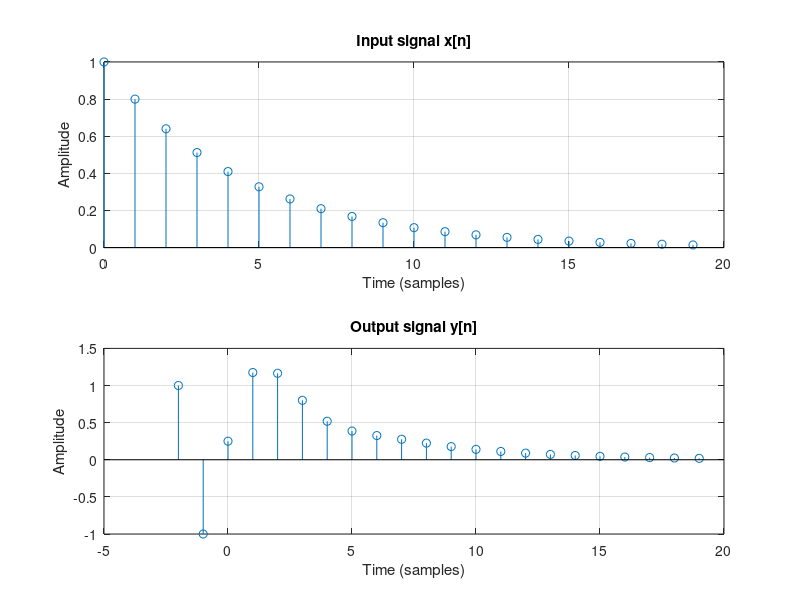

Reproduce this figure in MATLAB.
N = 1000;                                        % Μήκος εξόδου
n = 0:N;                                         % Άξονας χρόνου
y_in = [1; -1];                                  % Αρχικές συνθήκες
x = 0.8.^n;                                      % Σήμα εισόδου x[n]
y = [y_in; zeros(N+1,1)];                        % Αρχικοποίηση εξόδου y[n]
for i = 3:N+1                                    % Βρόχος επανάληψης
    y(i) = 0.5*y(i-1) - 0.25*y(i-2) + x(i-2);    % Εξίσωση διαφορών
end
subplot(211); stem(n(1:20), x(1:20)); grid;     % Γράφημα εισόδου
title('Input signal x[n]');                     % Τίτλος
xlabel('Time (samples)'); ylabel('Amplitude');  % Ετικέτες
new_n = -2:N;                                   % Άξονας χρόνου εισόδου
subplot(212); stem(new_n(1:22), y(1:22)); grid; % Γράφημα εξόδου
title('Output signal y[n]');                    % Τίτλος
xlabel('Time (samples)'); ylabel('Amplitude');  % Ετικέτες
